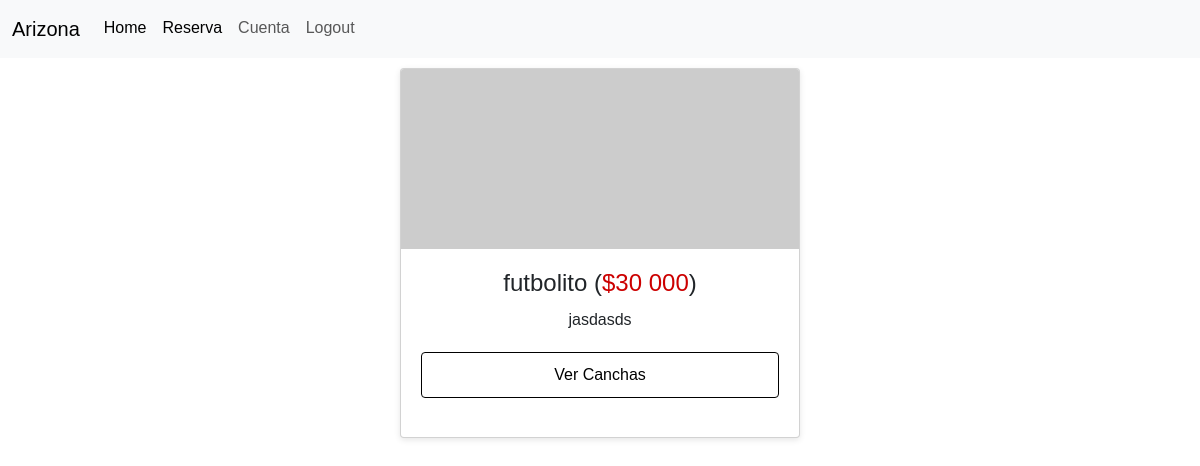
The app's page /servicio/agenda/reserva/ (signed in) with its own data.
### servicio/models.py (models this page shows)
class TipoCancha(models.Model):
    nombre = models.CharField(max_length=50)
    precio = models.DecimalField(max_digits=8, decimal_places=0)
    descripcion = models.TextField()
    def __str__(self):
        return self.nombre
    class Meta:
        verbose_name = _('Tipo de Cancha')
        verbose_name_plural = _('Tipos de Canchas')

### servicio/views.py (the view)
# urls.py: path('agenda/reserva/', PreReserva.as_view(), name='agenda-reserva'),
class PreReserva(ListView):
    model = TipoCancha
    template_name = 'pre_reserva/pre_reserva.html'
    context_object_name = 'tipos_cancha'
    def dispatch(self, request, *args, **kwargs):
        if not request.user.is_authenticated:
            return redirect('Login:login')
        try:
            cliente = request.user.cliente
        except Cliente.DoesNotExist:
            messages.warning(request, 'Necesitas los DATOS COMPLEMENTARIOS para realizar una reserva')
            return redirect('cliente:cliente_create')
        return super().dispatch(request, *args, **kwargs)
    def get_context_data(self, **kwargs):
        context = super().get_context_data(**kwargs)
        agendas_por_cancha = {}
        current_date = timezone.now().date()
        for tipo in context['tipos_cancha']:
            canchas = Cancha.objects.filter(tipo=tipo)
            agendas_por_cancha[tipo] = {}
            for cancha in canchas:
                agendas = Agenda.objects.filter(cancha=cancha, disponible=True)
                agendas_por_cancha[tipo][cancha] = agendas
        context['agendas_por_cancha'] = agendas_por_cancha
        return context

### servicio/models.py (called while the page is built)
    def __str__(self):
        return f'Cancha {self.numeracion}'

    def __str__(self):
        return f'{self.hora_inicio.strftime("%I:%M %p")} - {self.hora_fin.strftime("%I:%M %p")}'

### servicio/templates/pre_reserva/pre_reserva.html (shortened to what this page needs)
{% extends "layout.html" %}
{% load static %}
{% load humanize %}
{% block head %}
<link rel="stylesheet" href="{% static 'css/servicio/agendas.css' %}" type="text/css">
{% endblock %}
{% block container %}
<div class="tipos-cancha">
  <div class="card-tipos">
    {% for tipo in tipos_cancha %}
      <div class="card">
        <a href="{% url 'servicio:agenda-reserva'%}">
          {% if tipo.nombre == "Futbolito" %}
            <img src="https://dummyimage.com/600x400/000/fff" alt="Imagen de la cancha de futbolito">
          {% elif tipo.nombre == "Paddel" %}
            <img src="https://dummyimage.com/600x400/000/fff" alt="Imagen de la cancha de paddel">
          {% elif tipo.nombre == "Cross" %}
            <img src="https://dummyimage.com/600x400/000/fff" alt="Imagen de la cancha de paddel">
          {% else %}
            <img src="https://dummyimage.com/600x400/000/fff" alt="Imagen predeterminada">
          {% endif %}
        </a>
        <div class="card-body">
          <h1>{{ tipo.nombre }} (<span>${{ tipo.precio|intcomma }}</span>)</h1>
          <p>{{ tipo.descripcion }}</p>
          <a href="#" class="card-link btn btn-outline-dark" data-toggle="modal" data-target="#canchasModal{{ tipo.id }}">Ver Canchas</a>
        </div>
      </div>
    {% endfor %}
  </div>
</div>
{% endblock %}

### static/css/servicio/agendas.css (style rules this page uses)
body { font-family: Arial, sans-serif; margin: 0; padding: 0; }
h1, h2, h3, h4, h5, h6 { margin: 0; padding: 0; }
.tipos-cancha { text-align: center; margin-bottom: 40px; }
.tipos-cancha h1 { font-size: 32px; margin-bottom: 20px; }
.card-tipos { display: flex; flex-wrap: wrap; justify-content: center; }
.card { width: 400px; height: 370px; min-width: 300px; margin: 10px; background-color: #fff; box-shadow: 0 2px 6px rgba(0, 0, 0, 0.1); border-radius: 4px; overflow: hidden; }
.card a { display: block; }
.card img { width: 100%; height: 180px; }
.card-body { padding: 20px; }
.card h1 { font-size: 24px; margin-bottom: 10px; }
.card h1 span { color: #c00; }
.card p { margin-bottom: 20px; }
.card-link { display: block; width: 100%; margin-top: 20px; padding: 10px; text-align: center; text-decoration: none; color: #000; border: 1px solid #000; border-radius: 4px; transition: background-color 0.3s ease; }

### records on screen
TipoCancha: nombre "futbolito", precio "30 000", descripcion "jasdasds"
